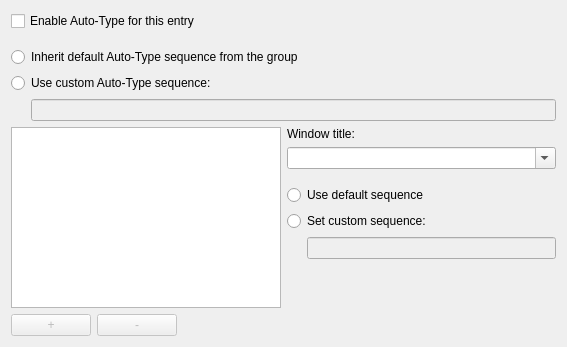
<?xml version="1.0" encoding="UTF-8"?>
<ui version="4.0">
 <class>EditEntryWidgetAutoType</class>
 <widget class="QWidget" name="EditEntryWidgetAutoType">
  <property name="geometry">
   <rect>
    <x>0</x>
    <y>0</y>
    <width>567</width>
    <height>347</height>
   </rect>
  </property>
  <layout class="QVBoxLayout" name="verticalLayout_2">
   <item>
    <widget class="QCheckBox" name="enableButton">
     <property name="text">
      <string>Enable Auto-Type for this entry</string>
     </property>
    </widget>
   </item>
   <item>
    <spacer name="verticalSpacer_2">
     <property name="orientation">
      <enum>Qt::Vertical</enum>
     </property>
     <property name="sizeType">
      <enum>QSizePolicy::Fixed</enum>
     </property>
     <property name="sizeHint" stdset="0">
      <size>
       <width>1</width>
       <height>10</height>
      </size>
     </property>
    </spacer>
   </item>
   <item>
    <widget class="QRadioButton" name="inheritSequenceButton">
     <property name="text">
      <string>Inherit default Auto-Type sequence from the group</string>
     </property>
    </widget>
   </item>
   <item>
    <widget class="QRadioButton" name="customSequenceButton">
     <property name="text">
      <string>Use custom Auto-Type sequence:</string>
     </property>
    </widget>
   </item>
   <item>
    <layout class="QHBoxLayout" name="horizontalLayout">
     <item>
      <spacer name="horizontalSpacer">
       <property name="orientation">
        <enum>Qt::Horizontal</enum>
       </property>
       <property name="sizeType">
        <enum>QSizePolicy::Fixed</enum>
       </property>
       <property name="sizeHint" stdset="0">
        <size>
         <width>20</width>
         <height>1</height>
        </size>
       </property>
      </spacer>
     </item>
     <item>
      <widget class="QLineEdit" name="sequenceEdit">
       <property name="enabled">
        <bool>false</bool>
       </property>
      </widget>
     </item>
    </layout>
   </item>
   <item>
    <layout class="QHBoxLayout" name="horizontalLayout_3">
     <item>
      <layout class="QVBoxLayout" name="verticalLayout_3">
       <item>
        <widget class="QTreeView" name="assocView">
         <property name="rootIsDecorated">
          <bool>false</bool>
         </property>
         <property name="uniformRowHeights">
          <bool>true</bool>
         </property>
        </widget>
       </item>
       <item>
        <layout class="QHBoxLayout" name="horizontalLayout_4">
         <item>
          <widget class="QPushButton" name="assocAddButton">
           <property name="enabled">
            <bool>false</bool>
           </property>
           <property name="sizePolicy">
            <sizepolicy hsizetype="Fixed" vsizetype="Fixed">
             <horstretch>0</horstretch>
             <verstretch>0</verstretch>
            </sizepolicy>
           </property>
           <property name="text">
            <string>+</string>
           </property>
          </widget>
         </item>
         <item>
          <widget class="QPushButton" name="assocRemoveButton">
           <property name="enabled">
            <bool>false</bool>
           </property>
           <property name="sizePolicy">
            <sizepolicy hsizetype="Fixed" vsizetype="Fixed">
             <horstretch>0</horstretch>
             <verstretch>0</verstretch>
            </sizepolicy>
           </property>
           <property name="text">
            <string>-</string>
           </property>
          </widget>
         </item>
         <item>
          <spacer name="horizontalSpacer_3">
           <property name="orientation">
            <enum>Qt::Horizontal</enum>
           </property>
           <property name="sizeHint" stdset="0">
            <size>
             <width>40</width>
             <height>20</height>
            </size>
           </property>
          </spacer>
         </item>
        </layout>
       </item>
      </layout>
     </item>
     <item>
      <layout class="QVBoxLayout" name="verticalLayout">
       <item>
        <widget class="QLabel" name="windowTitleLabel">
         <property name="text">
          <string>Window title:</string>
         </property>
        </widget>
       </item>
       <item>
        <widget class="QComboBox" name="windowTitleCombo">
         <property name="editable">
          <bool>true</bool>
         </property>
        </widget>
       </item>
       <item>
        <spacer name="verticalSpacer_3">
         <property name="orientation">
          <enum>Qt::Vertical</enum>
         </property>
         <property name="sizeType">
          <enum>QSizePolicy::Fixed</enum>
         </property>
         <property name="sizeHint" stdset="0">
          <size>
           <width>1</width>
           <height>10</height>
          </size>
         </property>
        </spacer>
       </item>
       <item>
        <widget class="QRadioButton" name="defaultWindowSequenceButton">
         <property name="text">
          <string>Use default sequence</string>
         </property>
        </widget>
       </item>
       <item>
        <widget class="QRadioButton" name="customWindowSequenceButton">
         <property name="text">
          <string>Set custom sequence:</string>
         </property>
        </widget>
       </item>
       <item>
        <layout class="QHBoxLayout" name="horizontalLayout_2">
         <item>
          <spacer name="horizontalSpacer_2">
           <property name="orientation">
            <enum>Qt::Horizontal</enum>
           </property>
           <property name="sizeType">
            <enum>QSizePolicy::Fixed</enum>
           </property>
           <property name="sizeHint" stdset="0">
            <size>
             <width>20</width>
             <height>1</height>
            </size>
           </property>
          </spacer>
         </item>
         <item>
          <widget class="QLineEdit" name="windowSequenceEdit">
           <property name="enabled">
            <bool>false</bool>
           </property>
          </widget>
         </item>
        </layout>
       </item>
       <item>
        <spacer name="verticalSpacer">
         <property name="orientation">
          <enum>Qt::Vertical</enum>
         </property>
         <property name="sizeHint" stdset="0">
          <size>
           <width>20</width>
           <height>40</height>
          </size>
         </property>
        </spacer>
       </item>
      </layout>
     </item>
    </layout>
   </item>
  </layout>
 </widget>
 <resources/>
 <connections/>
</ui>
